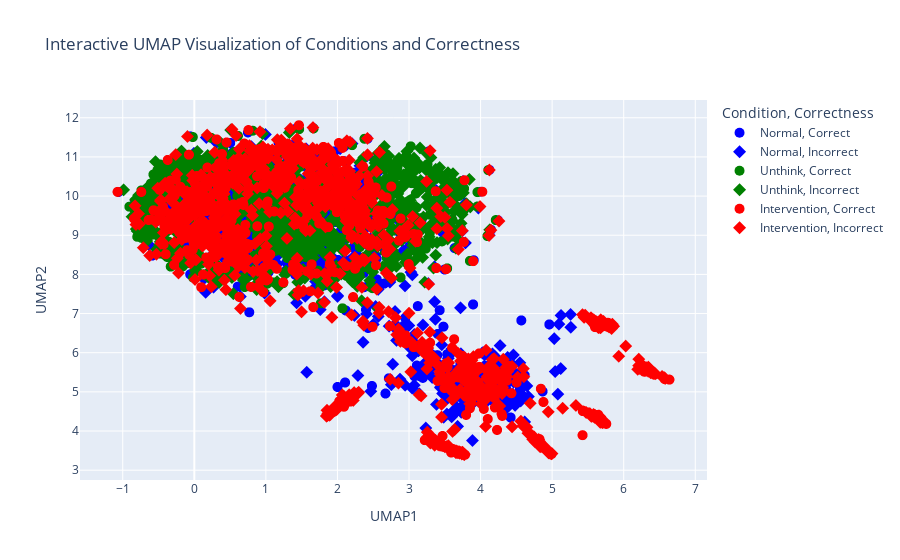

The code cell stored with this chart in its notebook:
### Code cell
# --------------------------
# Check if plotly is available for interactive visualization
# --------------------------
try:
    import plotly.express as px
    import plotly.graph_objects as go
    
    print("Plotly is available. Creating interactive visualization...")
    
    # Create a DataFrame for plotly
    import pandas as pd
    df = pd.DataFrame({
        'UMAP1': embedding[:, 0],
        'UMAP2': embedding[:, 1],
        'Cluster': clusters,
        'Condition': ['Normal' if l == 0 else 'Unthink' if l == 1 else 'Intervention' for l in numeric_labels],
        'Correctness': ['Correct' if c == 1 else 'Incorrect' for c in correctness_labels]
    })
    
    # Create interactive plot
    fig = px.scatter(
        df, x='UMAP1', y='UMAP2',
        color='Condition', symbol='Correctness',
        hover_data=['Cluster'],
        title='Interactive UMAP Visualization of Conditions and Correctness',
        color_discrete_map={'Normal': 'blue', 'Unthink': 'green', 'Intervention': 'red'}
    )
    fig.update_traces(marker=dict(size=10))
    fig.show()
    
except ImportError:
    print("Plotly is not installed. Skipping interactive visualization.")
    print("To install plotly, run: pip install plotly")

### Figure 1 — Plotly figure (JSON) as saved in the notebook; plotly's stock layout.template omitted (floating-point values rounded to 4 significant figures; data arrays with more than 128 entries replaced by an {"elided": "..."} marker saying what was removed)
{"data": [{"customdata": {"elided": "467x1 int values"}, "hovertemplate": "Condition=Normal<br>Correctness=Correct<br>UMAP1=%{x}<br>UMAP2=%{y}<br>Cluster=%{customdata[0]}<extra></extra>", "legendgroup": "Normal, Correct", "marker": {"color": "blue", "size": 10, "symbol": "circle"}, "mode": "markers", "name": "Normal, Correct", "showlegend": true, "type": "scattergl", "x": {"elided": "467 float values"}, "xaxis": "x", "y": {"elided": "467 float values"}, "yaxis": "y"}, {"customdata": {"elided": "852x1 int values"}, "hovertemplate": "Condition=Normal<br>Correctness=Incorrect<br>UMAP1=%{x}<br>UMAP2=%{y}<br>Cluster=%{customdata[0]}<extra></extra>", "legendgroup": "Normal, Incorrect", "marker": {"color": "blue", "size": 10, "symbol": "diamond"}, "mode": "markers", "name": "Normal, Incorrect", "showlegend": true, "type": "scattergl", "x": {"elided": "852 float values"}, "xaxis": "x", "y": {"elided": "852 float values"}, "yaxis": "y"}, {"customdata": {"elided": "469x1 int values"}, "hovertemplate": "Condition=Unthink<br>Correctness=Correct<br>UMAP1=%{x}<br>UMAP2=%{y}<br>Cluster=%{customdata[0]}<extra></extra>", "legendgroup": "Unthink, Correct", "marker": {"color": "green", "size": 10, "symbol": "circle"}, "mode": "markers", "name": "Unthink, Correct", "showlegend": true, "type": "scattergl", "x": {"elided": "469 float values"}, "xaxis": "x", "y": {"elided": "469 float values"}, "yaxis": "y"}, {"customdata": {"elided": "850x1 int values"}, "hovertemplate": "Condition=Unthink<br>Correctness=Incorrect<br>UMAP1=%{x}<br>UMAP2=%{y}<br>Cluster=%{customdata[0]}<extra></extra>", "legendgroup": "Unthink, Incorrect", "marker": {"color": "green", "size": 10, "symbol": "diamond"}, "mode": "markers", "name": "Unthink, Incorrect", "showlegend": true, "type": "scattergl", "x": {"elided": "850 float values"}, "xaxis": "x", "y": {"elided": "850 float values"}, "yaxis": "y"}, {"customdata": {"elided": "420x1 int values"}, "hovertemplate": "Condition=Intervention<br>Correctness=Correct<br>UMAP1=%{x}<br>UMAP2=%{y}<br>Cluster=%{customdata[0]}<extra></extra>", "legendgroup": "Intervention, Correct", "marker": {"color": "red", "size": 10, "symbol": "circle"}, "mode": "markers", "name": "Intervention, Correct", "showlegend": true, "type": "scattergl", "x": {"elided": "420 float values"}, "xaxis": "x", "y": {"elided": "420 float values"}, "yaxis": "y"}, {"customdata": {"elided": "899x1 int values"}, "hovertemplate": "Condition=Intervention<br>Correctness=Incorrect<br>UMAP1=%{x}<br>UMAP2=%{y}<br>Cluster=%{customdata[0]}<extra></extra>", "legendgroup": "Intervention, Incorrect", "marker": {"color": "red", "size": 10, "symbol": "diamond"}, "mode": "markers", "name": "Intervention, Incorrect", "showlegend": true, "type": "scattergl", "x": {"elided": "899 float values"}, "xaxis": "x", "y": {"elided": "899 float values"}, "yaxis": "y"}], "layout": {"legend": {"title": {"text": "Condition, Correctness"}, "tracegroupgap": 0}, "title": {"text": "Interactive UMAP Visualization of Conditions and Correctness"}, "xaxis": {"anchor": "y", "domain": [0, 1], "title": {"text": "UMAP1"}}, "yaxis": {"anchor": "x", "domain": [0, 1], "title": {"text": "UMAP2"}}}}
